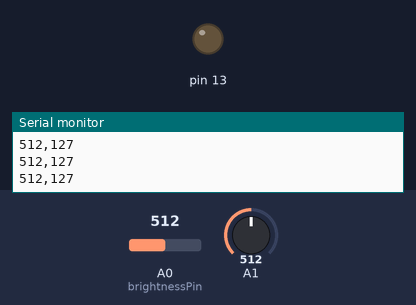
Recording of a sketch running on a simulated Arduino Uno, built with avr-gcc and run on an emulated ATmega328P. Parts: output pins drawn as LEDs (lit = HIGH), the last lines printed to the serial monitor. The inputs (shaded band) are chosen by the test bench; at power-on: A1 = 512, A0 (brightnessPin) = 512.

Above: at 1.2 s.
1.3 s: A1 set to 159
2.8 s: A1 set to 136
At 3.2 s:
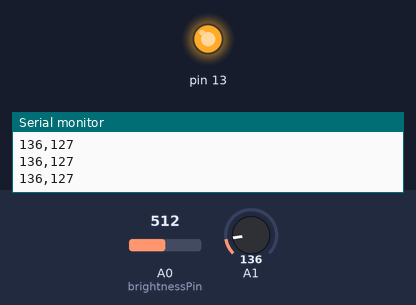
4.3 s: A0 (brightnessPin) set to 43
5.8 s: A0 (brightnessPin) set to 37
7.3 s: A1 set to 160
At 7.6 s:
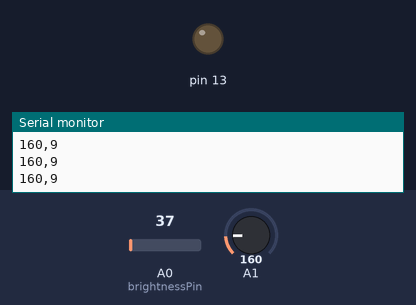
8.8 s: A1 set to 140
At 9.9 s:
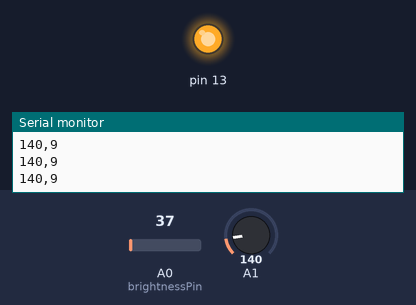
Timing chart, 0 to 11.3 s (numbered marks = the images above; inputs shaded):
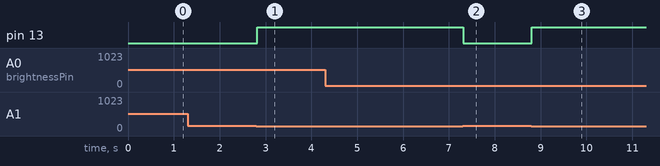

Measured:
- the behaviour switches between 150 and 149 on A1 (found by bisection; images 0 and 1)
- after the input at 2.8 s, pin 13: LOW → HIGH at once
- after the input at 7.3 s, pin 13: HIGH → LOW at once
- after the input at 8.8 s, pin 13: LOW → HIGH at once

The sketch:

photoSensingArd.ino
```cpp
int brightnessPin = A0;

void setup() {
  Serial.begin(9600);
  pinMode(13, OUTPUT);
}

void loop() {
  int photo = analogRead(A1);
  Serial.print(photo);
  Serial.print(",");
  Serial.println(map(analogRead(brightnessPin), 0, 1023, 0, 255));
  if (photo < 150 && photo > 100) {
    digitalWrite(13, HIGH);
  } else {
    digitalWrite(13, LOW);
  }
  delay(1);
}
```
